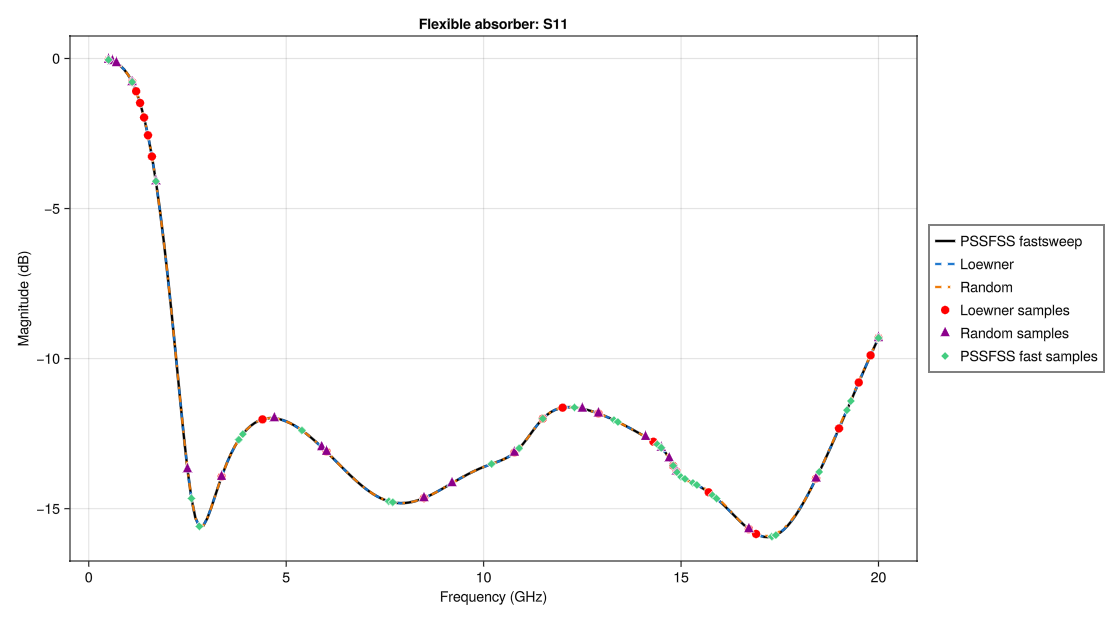

Write the Julia code that produced this figure.
include(joinpath(@__DIR__, "common.jl"))

function flexible_absorber_case(; nfreq = 196, square_n = 21, disk_ntri = 800)
    p = 20
    a, Rsquare = 0.5, 120.0
    d, Rcircle = 9.0, 400.0

    squares = rectstrip(;
        Px = p,
        Py = p,
        Lx = p - 2a,
        Ly = p - 2a,
        Nx = square_n,
        Ny = square_n,
        units = mm,
        Zsheet = Rsquare,
    )
    disks = polyring(;
        units = mm,
        sides = 40,
        a = [0.0],
        b = [d],
        s1 = [p, 0],
        s2 = [0, p],
        ntri = disk_ntri,
        Zsheet = Rcircle,
    )

    strata = [
        Layer()
        Layer(width = 4mm, ϵᵣ = 2.9, tanδ = 0.1)
        disks
        Layer(width = 4mm, ϵᵣ = 2.9, tanδ = 0.1)
        squares
        Layer(width = 6mm, epsr = 1.05, tandel = 0.02)
        pecsheet()
        Layer()
    ]

    return strata, collect(range(0.5, 20.0, length = nfreq)), (θ = 0, ϕ = 0)
end

semi_adaptive_n(options, fmax) = ceil(Int, 15 * options.l * fmax*10e9 / (options.p * 3E8))


function run(; nfreq = 196, square_n = 21, disk_ntri = 800, seed = 1, run_direct = false)

    options = SweepOptions(
      use_D = false,
      data_partition = true,
      adaptive = false,
      tol = 1e-3,
      memory = 3,
      q1 = 8,
      q2 = 12,
      parallel = true,
      l = 2e-3
  )

    strata, freqs, steering = flexible_absorber_case(; nfreq, square_n, disk_ntri)
    return run_sweep_comparison(
        strata,
        freqs,
        steering;
        label = "Flexible absorber",
        options,
        seed,
        run_direct,
    )
end

results = run();
plot_comparison(results; savepath = joinpath(@__DIR__, "flexible_absorber.png"))
